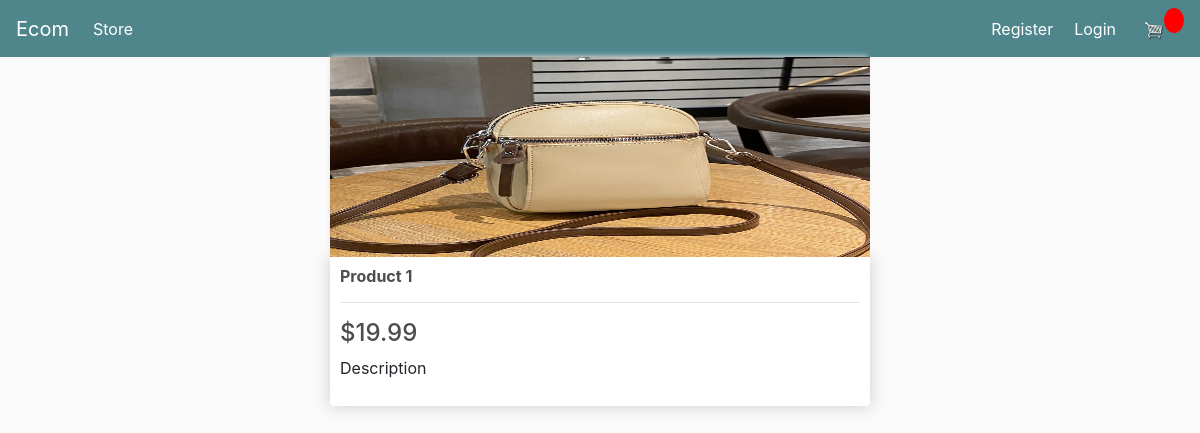
/product/1/, run on the app's committed database.
### store/models.py (models this page shows, shortened)
class Product(models.Model):
	name = models.CharField(max_length=200, null=True, blank=True)
	price = models.DecimalField(max_digits=7, decimal_places=2)
	digital = models.BooleanField(default=False, blank=True, null=True)
	image = models.ImageField(null=True, blank=True)
	@property
	def imageURL(self):
		try:
			url = self.image.url
		except:
			url = ''
		return url

### store/views.py (the view)
# urls.py: path('product/<int:pk>/', views.ProductDetail.as_view(), name='product-detail'),
class ProductDetail(DetailView):
	model = Product

### store/templates/store/product_detail.html
{% extends 'store/main.html' %}
{% load static %}
{% block content %}
	<div class="row">
		<div class="col-lg-6" style="float:none;margin:auto;">
			<img class = "thumbnail" src="{{ object.imageURL }}">
			<div class="box-element product">
				<h6><strong>{{object.name}}</strong></h6>
				<hr>
				<h4>${{object.price|floatformat:2}}</h4>
				<div id="container">
						<p>
							Description
						</p>
				</div>
			</div>
		</div>
	</div>
{% endblock %}

### static/css/main.css (style rules this page uses)
body { background-color: hsl(0, 0%, 98%); }
h1,h2,h3,h4,h5,h6 { color:hsl(0, 0%, 30%); }
.box-element { box-shadow:hsl(0, 0%, 80%) 0 0 16px; background-color: #fff; border-radius: 4px; padding: 10px; }
.thumbnail { width: 100%; height: 200px; -webkit-box-shadow: -1px -3px 5px -2px rgba(214,214,214,1); -moz-box-shadow: -1px -3px 5px -2px rgba(214,214,214,1); box-shadow: -1px -3px 5px -2px rgba(214,214,214,1); }
.product { border-radius: 0 0 4px 4px; }
.col-lg-4, .col-lg-6, .col-lg-8, .col-lg-12 { margin-top: 10px; }

### data on the page
Product: imageURL (picture), name "Product 1", price "19.99"
